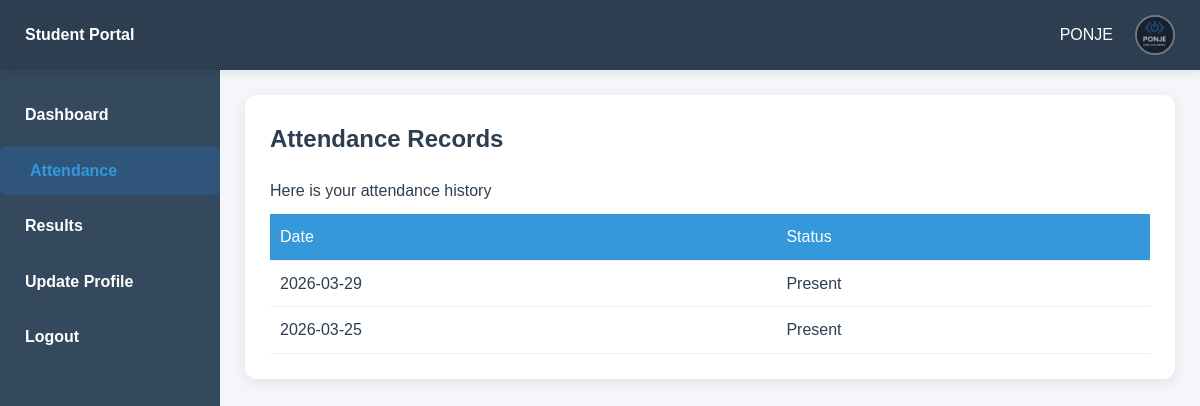
Page /student/attendance/view_attendance.php (signed in) on the earlier database version.
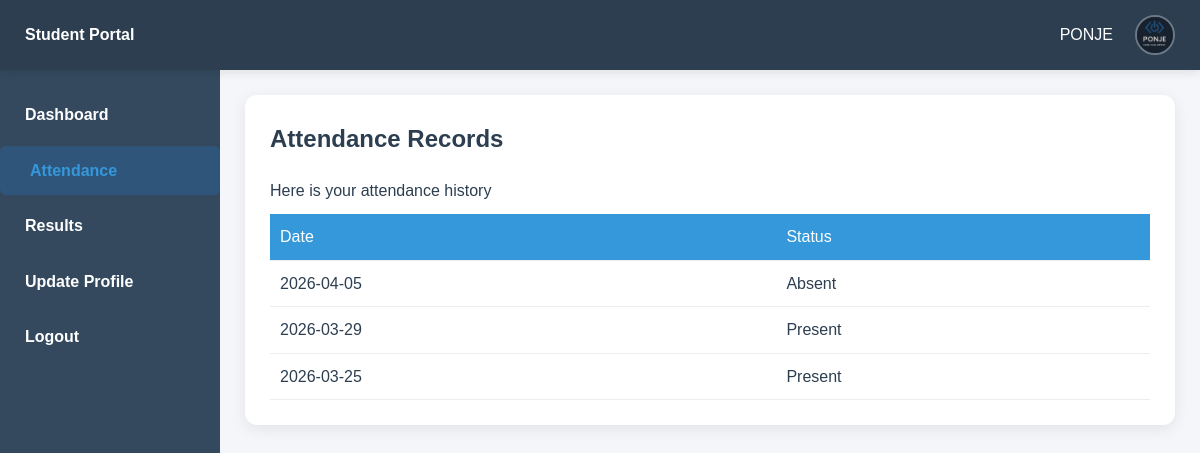
Same page on the later database version.
### tables this page shows
CREATE TABLE IF NOT EXISTS `attendance` (
  `attendance_id` int NOT NULL AUTO_INCREMENT,
  `student_id` int NOT NULL,
  `class_id` int NOT NULL,
  `status` enum('Present','Absent') NOT NULL,
  `attendance_date` date NOT NULL,
  PRIMARY KEY (`attendance_id`),
  UNIQUE KEY `unique_attendance` (`student_id`,`class_id`,`attendance_date`),
  KEY `class_id` (`class_id`)
);

### student/attendance/view_attendance.php (the view, shortened to what this page needs)
<?php
include("../../config/database.php");
$user_id = $_SESSION['user_id'];
$student_query = mysqli_query($conn, "
    SELECT student_id, class_id
    FROM students
    WHERE user_id = '$user_id'
");
$student = mysqli_fetch_assoc($student_query);
$student_id = $student['student_id'];
$attendance_res = mysqli_query($conn, "
    SELECT attendance_date, status
    FROM attendance
    WHERE student_id='$student_id'
    ORDER BY attendance_date DESC
");
?>
<!DOCTYPE html>
<html>
<head>
<link rel="stylesheet" href="../../assets/css/style.css">
</head>
<body>
<?php
$user_res = mysqli_query($conn, "SELECT name, profile_image FROM users WHERE user_id='$user_id'");
$user = mysqli_fetch_assoc($user_res);
$name = $user['name'] ?? 'Student';
$profile = $user['profile_image'] ?? 'default.png';
?>
<div class="topbar">
<div><b>Student Portal</b></div>
<div class="profile">
    <span><?php echo $name; ?></span>
    <img src="../../uploads/profiles/<?php echo $profile; ?>" class="avatar">
</div>
</div>
<div class="layout">
<div class="sidebar">
<a href="../dashboard.php">Dashboard</a>
<a href="view_attendance.php" class="active">Attendance</a>
<a href="../results/view_results.php">Results</a>
<a href="../profile/update_profile.php">Update Profile</a>
<a href="../../includes/logout.php">Logout</a>
</div>
<div class="main">
<div class="section">
<h2>Attendance Records</h2>
<p class="subtext">Here is your attendance history</p>
<table class="table">
<tr><th>Date</th><th>Status</th></tr>
<?php while($att = mysqli_fetch_assoc($attendance_res)): ?>
<tr>
<td><?php echo $att['attendance_date']; ?></td>
<td><?php echo $att['status']; ?></td>
</tr>
<?php endwhile; ?>
</table>
</div>
</div>
</div>
</body>
</html>

Differences in the rows shown:
added attendance: attendance_date "2026-04-05", status "Absent"
